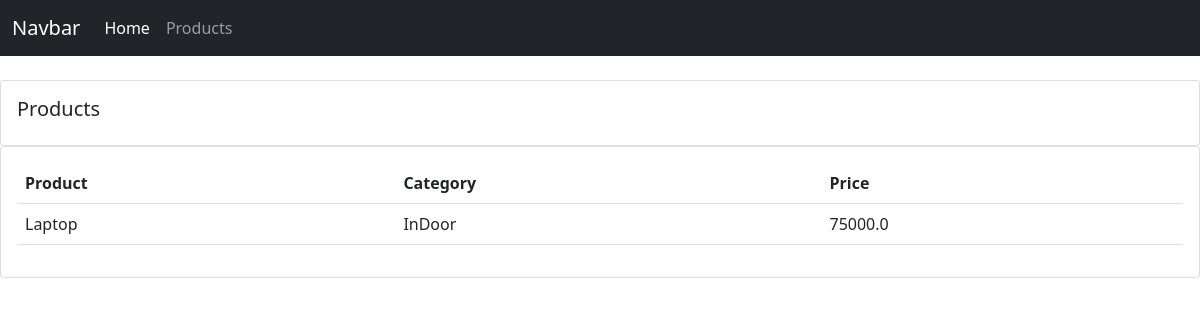
/products/, run on an earlier commit of the app's database.
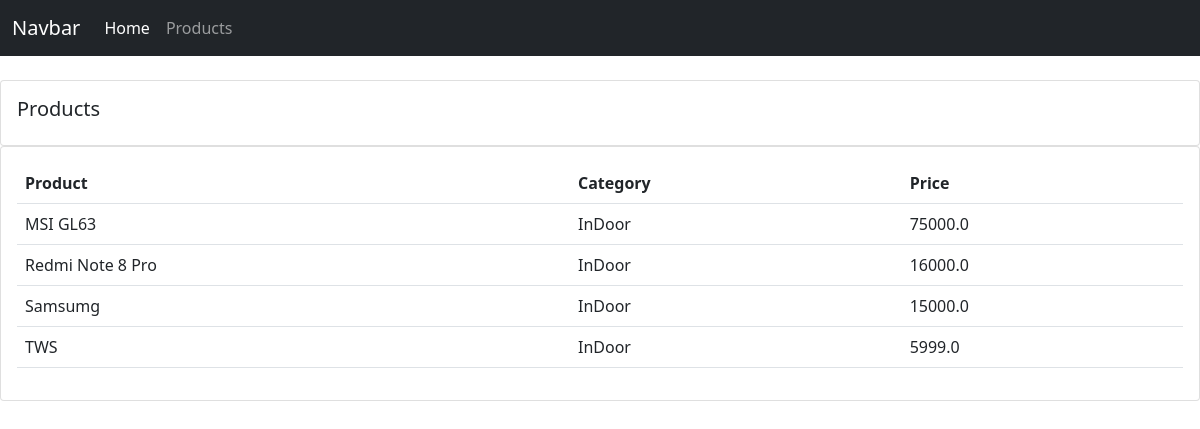
And on a later commit of the database.
### accounts/models.py (models this page shows, shortened)
class Product(models.Model):
    CATEGORY = (
        ('InDoor', 'InDoor'),
        ('OutDoor', 'OutDoor'),
    )
    name = models.CharField(max_length=200, null=True)
    price = models.FloatField(null=True)
    category = models.CharField(max_length=200, choices=CATEGORY, null=True)
    description = models.TextField(null=True, blank=True)
    date_created = models.DateTimeField(auto_now_add=True, null=True)
    tags = models.ManyToManyField(Tag)

### accounts/views.py (the view)
# urls.py: path('products/', productView, name='products'),
def productView(request):
    template_name = 'accounts/products.html'
    products = Product.objects.all()
    context = {'products': products}
    return render(request, template_name, context)

### accounts/templates/accounts/products.html (shortened to what this page needs)
{% extends "accounts/main.html" %}  {% block content %}
<br />
<div class="row">
  <div class="col-md">
    <div class="card card-body">
      <h5>Products</h5>
    </div>
    <div class="card card-body">
      <table class="table">
        <tr>
          <th>Product</th>
          <th>Category</th>
          <th>Price</th>
        </tr>
        {% for product in products %}
          <tr>
            <td>{{product.name}}</td>
            <td>{{product.category}}</td>
            <td>{{product.price}}</td>
          </tr>
        {% endfor %}
      </table>
    </div>
  </div>
</div>
{% endblock content %}

What changed in the data, as far as the page shows it:
changed Product: name "Laptop" → "MSI GL63"
added Product: name "Redmi Note 8 Pro", category "InDoor", price "16000.0"
added Product: name "Samsumg", category "InDoor", price "15000.0"
added Product: name "TWS", category "InDoor", price "5999.0"
